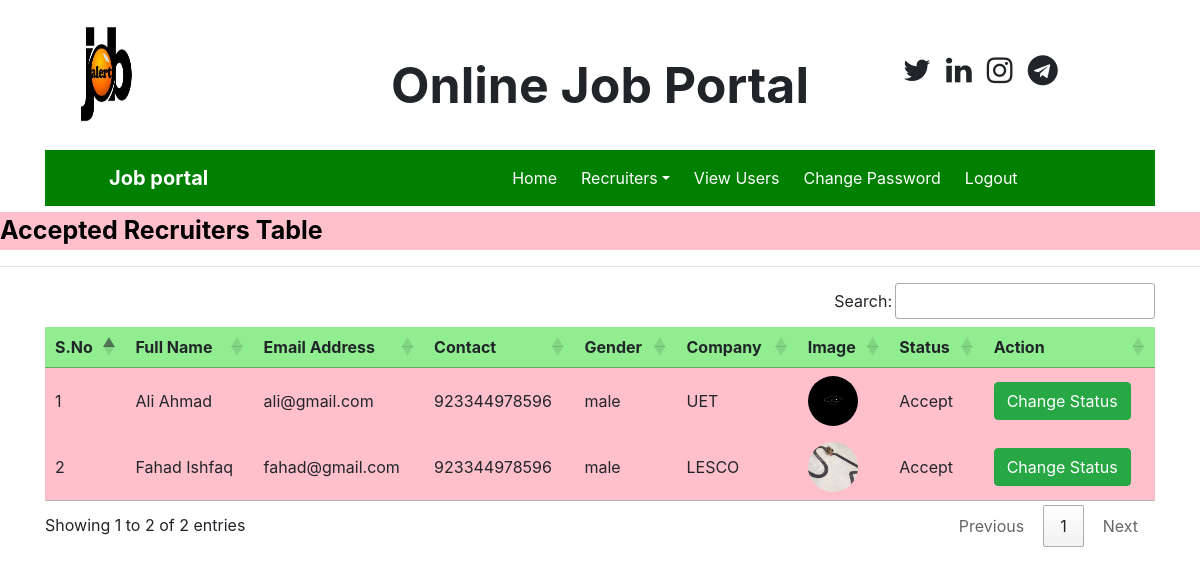
/recruiter_accepted (signed in), run on the app's committed database.
### job/models.py (models this page shows, shortened)
class Recruiter(models.Model):
    user = models.ForeignKey(User,on_delete=models.CASCADE)
    mobile = models.CharField(max_length=15,null=True)
    image = models.FileField(null=True)
    gender = models.CharField(max_length=10,null=True)
    company = models.CharField(max_length=50,null=True)
    type = models.CharField(max_length=15,null=True)
    status = models.CharField(max_length=20, null=True)

### job/views.py (the view)
# urls.py: path('recruiter_accepted', recruiter_accepted, name="recruiter_accepted"),
def recruiter_accepted(request):
    if not request.user.is_authenticated:
        return redirect('admin_login')
    data = Recruiter.objects.filter(status='Accept')
    d={'data': data}
    return render(request, 'recruiter_accepted.html',d)

### job/templates/recruiter_accepted.html
{% load static %}
{% block body %}
{% include 'admin_navigation.html' %}
<marquee style = " font-size : 25px; color : black ; background-color : pink; font-weight : bold; margin-top:0.5% ">
    Accepted Recruiters Table
</marquee>
<hr>
<div class="container">
<table  id="example" >
    <thead>
    <tr style = "background-color : lightgreen">
        <th>S.No</th>
        <th>Full Name</th>
        <th>Email Address</th>
        <th>Contact</th>
        <th>Gender</th>
        <th>Company</th>
        <th>Image</th>
        <th>Status</th>
        <th>Action</th>
    </tr>
    </thead>
    <tbody>
    {% for i in data %}
    <tr style="background : Pink">
        <td>{{forloop.counter}}</td>
        <td>{{i.user.first_name}}  {{i.user.last_name}}</td>
        <td>{{i.user.username}}</td>
        <td>{{i.mobile}}</td>
        <td>{{i.gender}}</td>
        <td>{{i.company}}</td>
        <td><img src = "{{i.image.url}}" style="width:50px ; height:50px ; border-radius:50%"></td>
        <td>{{i.status}}</td>
        <td><a href="{% url 'change_status' i.id %}" class="btn btn-success" onclick="return confirm('Are you really want to change status')">Change Status</a></td>
    </tr>
    {% endfor %}
    </tbody>
</table>
</div>
{% endblock %}

### job/templates/admin_navigation.html (shortened to what this page needs)
<html>
<head>
    {% load static %}
  <link rel="stylesheet" href="https://maxcdn.bootstrapcdn.com/bootstrap/4.5.2/css/bootstrap.min.css">
  <script src="https://maxcdn.bootstrapcdn.com/bootstrap/4.5.2/js/bootstrap.min.js"></script><link rel="stylesheet" href="https://cdnjs.cloudflare.com/ajax/libs/font-awesome/4.7.0/css/font-awesome.min.css">
    <link rel="stylesheet" href="https://cdn.datatables.net/1.10.23/css/jquery.dataTables.min.css">
    <link rel="stylesheet" href="https://cdn.datatables.net/buttons/1.6.5/css/buttons.dataTables.min.css">
</head>
<body>
<div class ="container">
    <div class ="row">
        <div class="col-sm-3">
            <img src="{% static 'images/job1.jpg'%}"style="width:120px ;height:150px">
        </div>
         <div class="col-sm-6 mt-5 text-center">
             <span style =" font-weight : bold ; font-size : 50px">
                 <span style = "color : dark-grey">Online Job Portal</span><br>
             </span>
        </div>
         <div class="col-sm-3 mt-5" style = "padding-left : 10">
             <span style="font-weight:bold ; font-size : 30px">
                 <span><i class="fa fa-twitter pl-2"></i></span>
                 <span><i class="fa fa-linkedin pl-2"></i></span>
                 <span><i class="fa fa-instagram pl-2"></i></span>
                 <span><i class="fa fa-telegram pl-2"></i></span>
             </span>
        </div>
    </div>
    <nav class="navbar navbar-expand-sm" style="background-color : green">
        <a class = "navbar-brand text-white pl-5 font-weight-bold">Job portal</a>
    <ul class="navbar-nav">
        <li class="nav-item">
            <a class="nav-link" href="{% url 'admin_home' %}" style="margin-left:280px">Home</a>
        </li>
        <li class="nav-item dropdown">
            <a class="nav-link dropdown-toggle" href="#" data-toggle="dropdown" style="margin-left:8px">Recruiters</a>
        </li>
        <li class="nav-item">
            <a class="nav-link" href="{% url 'view_users' %}" style="margin-left:8px">View Users</a>
        </li>
        <li class="nav-item">
            <a class="nav-link" href="{% url 'change_passwordadmin' %}" style="margin-left:8px">Change Password</a>
        </li>
        <li class="nav-item">
            <a class="nav-link" href="{% url 'Logout' %}" style="margin-left:8px">Logout</a>
        </li>
    </ul>
    </nav>
</div>
</body>
</html>

### job/templates/admin_navigation.html (style rules this page uses)
.nav-link { color: white }

### data on the page
Recruiter: user.first_name "Ali", user.last_name "Ahmad", user.username "ali@gmail.com", mobile "923344978596", gender "male", company "UET", image (picture), status "Accept"
Recruiter: user.first_name "Fahad", user.last_name "Ishfaq", user.username "fahad@gmail.com", mobile "923344978596", gender "male", company "LESCO", image (picture), status "Accept"
